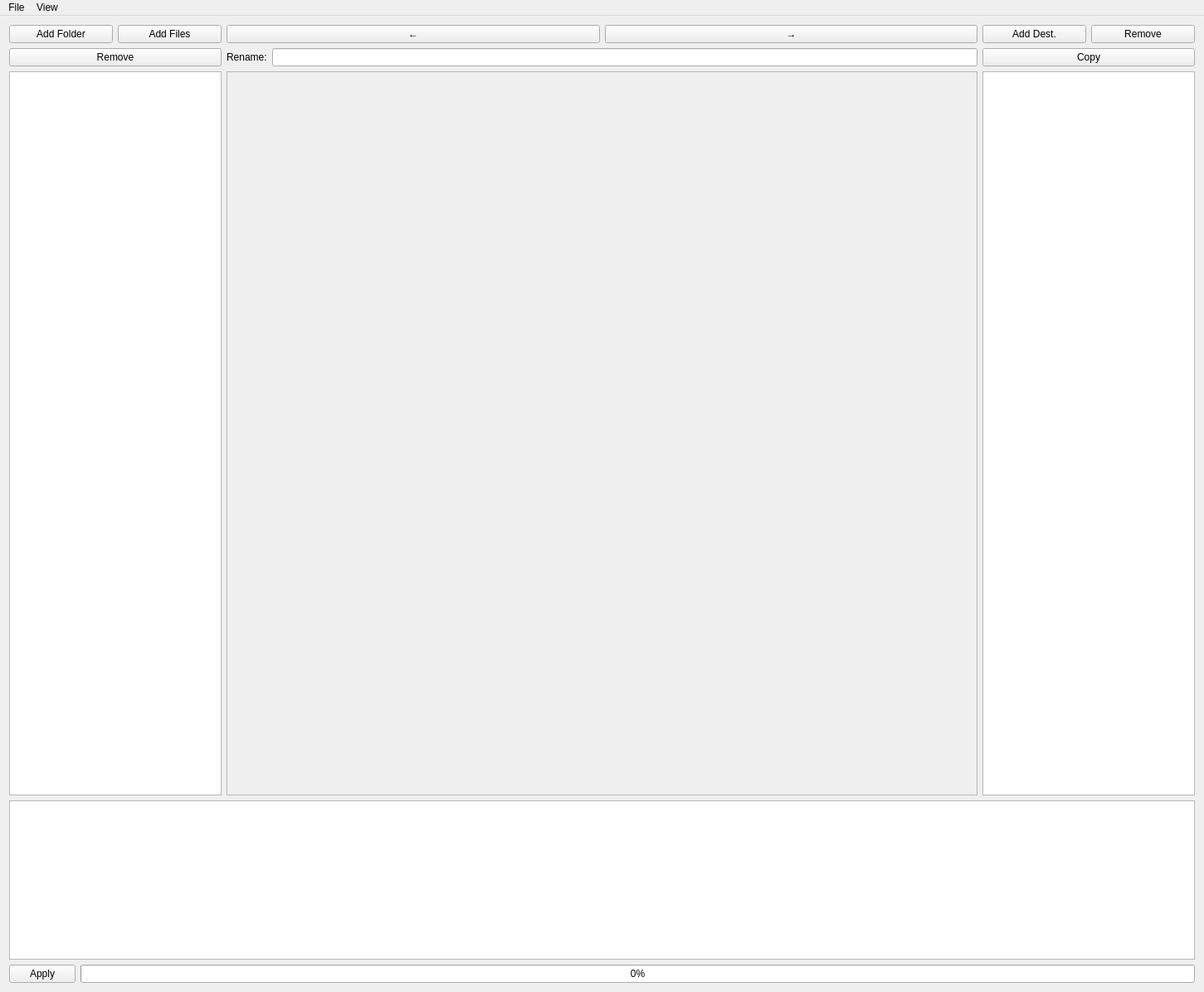
<?xml version="1.0" encoding="UTF-8"?>
<ui version="4.0">
 <class>MainWindow</class>
 <widget class="QMainWindow" name="MainWindow">
  <property name="geometry">
   <rect>
    <x>0</x>
    <y>0</y>
    <width>1451</width>
    <height>1196</height>
   </rect>
  </property>
  <property name="windowTitle">
   <string>MainWindow</string>
  </property>
  <widget class="QWidget" name="centralWidget">
   <layout class="QHBoxLayout" name="horizontalLayout">
    <item>
     <layout class="QVBoxLayout" name="mainVBox">
      <item>
       <layout class="QHBoxLayout" name="mainHBox">
        <property name="sizeConstraint">
         <enum>QLayout::SetDefaultConstraint</enum>
        </property>
        <item>
         <layout class="QVBoxLayout" name="srcVBox">
          <item>
           <layout class="QVBoxLayout" name="srcHeaderVBox">
            <item>
             <layout class="QHBoxLayout" name="addSrcHBox">
              <item>
               <widget class="QPushButton" name="addDirButton">
                <property name="text">
                 <string>Add Folder</string>
                </property>
               </widget>
              </item>
              <item>
               <widget class="QPushButton" name="addFilesButton">
                <property name="text">
                 <string>Add Files</string>
                </property>
               </widget>
              </item>
             </layout>
            </item>
            <item>
             <widget class="QPushButton" name="rmSrcButton">
              <property name="text">
               <string>Remove</string>
              </property>
             </widget>
            </item>
           </layout>
          </item>
          <item>
           <widget class="QListWidget" name="srcList">
            <property name="sizePolicy">
             <sizepolicy hsizetype="Minimum" vsizetype="Expanding">
              <horstretch>0</horstretch>
              <verstretch>0</verstretch>
             </sizepolicy>
            </property>
            <property name="movement">
             <enum>QListView::Static</enum>
            </property>
            <property name="flow">
             <enum>QListView::TopToBottom</enum>
            </property>
            <property name="isWrapping" stdset="0">
             <bool>false</bool>
            </property>
            <property name="viewMode">
             <enum>QListView::IconMode</enum>
            </property>
            <property name="wordWrap">
             <bool>true</bool>
            </property>
            <property name="itemAlignment">
             <set>Qt::AlignHCenter</set>
            </property>
           </widget>
          </item>
         </layout>
        </item>
        <item>
         <layout class="QVBoxLayout" name="midVBox">
          <item>
           <layout class="QHBoxLayout" name="editToolsHBox">
            <item>
             <widget class="QPushButton" name="prevButton">
              <property name="text">
               <string>←</string>
              </property>
             </widget>
            </item>
            <item>
             <widget class="QPushButton" name="nextButton">
              <property name="text">
               <string>→</string>
              </property>
             </widget>
            </item>
           </layout>
          </item>
          <item>
           <layout class="QHBoxLayout" name="renameHBox">
            <item>
             <widget class="QLabel" name="label">
              <property name="text">
               <string>Rename:</string>
              </property>
             </widget>
            </item>
            <item>
             <widget class="QLineEdit" name="renameLineEdit">
              <property name="text">
               <string/>
              </property>
             </widget>
            </item>
           </layout>
          </item>
          <item>
           <widget class="QScrollArea" name="imgScrollArea">
            <property name="widgetResizable">
             <bool>false</bool>
            </property>
            <property name="alignment">
             <set>Qt::AlignCenter</set>
            </property>
            <widget class="QWidget" name="scrollAreaWidgetContents">
             <property name="geometry">
              <rect>
               <x>31</x>
               <y>50</y>
               <width>835</width>
               <height>741</height>
              </rect>
             </property>
             <property name="sizePolicy">
              <sizepolicy hsizetype="Preferred" vsizetype="Preferred">
               <horstretch>0</horstretch>
               <verstretch>0</verstretch>
              </sizepolicy>
             </property>
            </widget>
           </widget>
          </item>
         </layout>
        </item>
        <item>
         <layout class="QVBoxLayout" name="dstVBox">
          <item>
           <layout class="QVBoxLayout" name="dstHeaderVBox">
            <item>
             <layout class="QHBoxLayout" name="addRmDstHBox">
              <item>
               <widget class="QPushButton" name="addDstButton">
                <property name="text">
                 <string>Add Dest.</string>
                </property>
               </widget>
              </item>
              <item>
               <widget class="QPushButton" name="rmDstButton">
                <property name="text">
                 <string>Remove</string>
                </property>
               </widget>
              </item>
             </layout>
            </item>
            <item>
             <widget class="QPushButton" name="copyButton">
              <property name="text">
               <string>Copy</string>
              </property>
             </widget>
            </item>
           </layout>
          </item>
          <item>
           <widget class="QListWidget" name="dstList">
            <property name="sizePolicy">
             <sizepolicy hsizetype="Minimum" vsizetype="Expanding">
              <horstretch>0</horstretch>
              <verstretch>0</verstretch>
             </sizepolicy>
            </property>
           </widget>
          </item>
         </layout>
        </item>
       </layout>
      </item>
      <item>
       <layout class="QHBoxLayout" name="opListHBox">
        <item>
         <widget class="QListWidget" name="copyList">
          <property name="sizePolicy">
           <sizepolicy hsizetype="Expanding" vsizetype="Minimum">
            <horstretch>0</horstretch>
            <verstretch>0</verstretch>
           </sizepolicy>
          </property>
          <property name="tabKeyNavigation">
           <bool>false</bool>
          </property>
         </widget>
        </item>
       </layout>
      </item>
      <item>
       <layout class="QHBoxLayout" name="applyHBox">
        <item>
         <widget class="QPushButton" name="applyButton">
          <property name="text">
           <string>Apply</string>
          </property>
         </widget>
        </item>
        <item>
         <widget class="QProgressBar" name="progressBar">
          <property name="value">
           <number>0</number>
          </property>
         </widget>
        </item>
       </layout>
      </item>
     </layout>
    </item>
   </layout>
  </widget>
  <widget class="QMenuBar" name="menuBar">
   <property name="geometry">
    <rect>
     <x>0</x>
     <y>0</y>
     <width>1451</width>
     <height>22</height>
    </rect>
   </property>
   <widget class="QMenu" name="menuFile">
    <property name="title">
     <string>File</string>
    </property>
    <addaction name="actionCopyToDst"/>
    <addaction name="actionApply"/>
    <addaction name="separator"/>
    <addaction name="actionAddSrcDir"/>
    <addaction name="actionAddSrcFiles"/>
    <addaction name="actionRmSrc"/>
    <addaction name="separator"/>
    <addaction name="actionAddDst"/>
   </widget>
   <widget class="QMenu" name="menuView">
    <property name="title">
     <string>View</string>
    </property>
    <addaction name="actionZoomIn"/>
    <addaction name="actionZoomOut"/>
    <addaction name="actionNextImg"/>
    <addaction name="actionPrevImg"/>
   </widget>
   <addaction name="menuFile"/>
   <addaction name="menuView"/>
  </widget>
  <action name="actionOpen">
   <property name="text">
    <string>Open</string>
   </property>
  </action>
  <action name="actionApply">
   <property name="text">
    <string>Apply Operations</string>
   </property>
   <property name="shortcut">
    <string>Ctrl+Shift+Return</string>
   </property>
  </action>
  <action name="actionAddSrcDir">
   <property name="text">
    <string>Add Source Directory</string>
   </property>
   <property name="shortcut">
    <string>Ctrl+S</string>
   </property>
  </action>
  <action name="actionAddDst">
   <property name="text">
    <string>Add Destination</string>
   </property>
   <property name="shortcut">
    <string>Ctrl+D</string>
   </property>
  </action>
  <action name="actionZoomIn">
   <property name="text">
    <string>Zoom in</string>
   </property>
   <property name="shortcut">
    <string>K</string>
   </property>
  </action>
  <action name="actionZoomOut">
   <property name="text">
    <string>Zoom out</string>
   </property>
   <property name="shortcut">
    <string>J</string>
   </property>
  </action>
  <action name="actionNextImg">
   <property name="text">
    <string>Next image</string>
   </property>
   <property name="shortcut">
    <string>L</string>
   </property>
  </action>
  <action name="actionPrevImg">
   <property name="text">
    <string>Prev image</string>
   </property>
   <property name="shortcut">
    <string>H</string>
   </property>
  </action>
  <action name="actionCopyToDst">
   <property name="text">
    <string>Copy to Selected</string>
   </property>
   <property name="shortcut">
    <string>Ctrl+Shift+C</string>
   </property>
  </action>
  <action name="actionAddSrcFiles">
   <property name="text">
    <string>Add Source Files</string>
   </property>
  </action>
  <action name="actionRmSrc">
   <property name="text">
    <string>Remove Source File</string>
   </property>
  </action>
 </widget>
 <layoutdefault spacing="6" margin="11"/>
 <resources/>
 <connections/>
</ui>
